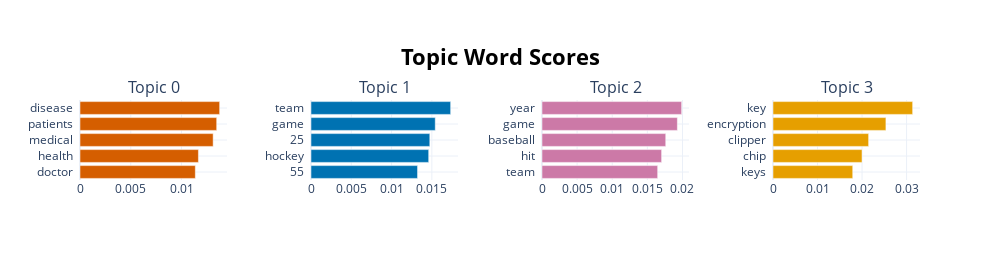

Notebook cell for this chart:
### Code cell
#model.get_topic(7)
print("total number of topics: {}".format(len(model.get_topic_freq())))
print(model.get_topic_info().head())
model.visualize_barchart(top_n_topics=4, height=200)

### Figure 1 — Plotly figure (JSON) as saved in the notebook; plotly's stock layout.template omitted (floating-point values rounded to 4 significant figures)
{"data": [{"marker": {"color": "#D55E00"}, "orientation": "h", "type": "bar", "x": [0.01136, 0.01166, 0.01311, 0.01346, 0.01375], "xaxis": "x", "y": ["doctor  ", "health  ", "medical  ", "patients  ", "disease  "], "yaxis": "y"}, {"marker": {"color": "#0072B2"}, "orientation": "h", "type": "bar", "x": [0.01322, 0.01461, 0.01474, 0.01542, 0.01733], "xaxis": "x2", "y": ["55  ", "hockey  ", "25  ", "game  ", "team  "], "yaxis": "y2"}, {"marker": {"color": "#CC79A7"}, "orientation": "h", "type": "bar", "x": [0.01647, 0.01703, 0.01762, 0.01927, 0.01989], "xaxis": "x3", "y": ["team  ", "hit  ", "baseball  ", "game  ", "year  "], "yaxis": "y3"}, {"marker": {"color": "#E69F00"}, "orientation": "h", "type": "bar", "x": [0.01791, 0.02, 0.02147, 0.02536, 0.03136], "xaxis": "x4", "y": ["keys  ", "chip  ", "clipper  ", "encryption  ", "key  "], "yaxis": "y4"}], "layout": {"annotations": [{"font": {"size": 16}, "showarrow": false, "text": "Topic 0", "x": 0.0875, "xanchor": "center", "xref": "paper", "y": 1, "yanchor": "bottom", "yref": "paper"}, {"font": {"size": 16}, "showarrow": false, "text": "Topic 1", "x": 0.3625, "xanchor": "center", "xref": "paper", "y": 1, "yanchor": "bottom", "yref": "paper"}, {"font": {"size": 16}, "showarrow": false, "text": "Topic 2", "x": 0.6375, "xanchor": "center", "xref": "paper", "y": 1, "yanchor": "bottom", "yref": "paper"}, {"font": {"size": 16}, "showarrow": false, "text": "Topic 3", "x": 0.9125, "xanchor": "center", "xref": "paper", "y": 1, "yanchor": "bottom", "yref": "paper"}], "height": 260, "hoverlabel": {"bgcolor": "white", "font": {"family": "Rockwell", "size": 16}}, "showlegend": false, "title": {"font": {"color": "Black", "size": 22}, "text": "<b>Topic Word Scores", "x": 0.5, "xanchor": "center", "yanchor": "top"}, "width": 1000, "xaxis": {"anchor": "y", "domain": [0, 0.175], "showgrid": true}, "xaxis2": {"anchor": "y2", "domain": [0.275, 0.45], "showgrid": true}, "xaxis3": {"anchor": "y3", "domain": [0.55, 0.725], "showgrid": true}, "xaxis4": {"anchor": "y4", "domain": [0.825, 1], "showgrid": true}, "yaxis": {"anchor": "x", "domain": [0, 1], "showgrid": true}, "yaxis2": {"anchor": "x2", "domain": [0, 1], "showgrid": true}, "yaxis3": {"anchor": "x3", "domain": [0, 1], "showgrid": true}, "yaxis4": {"anchor": "x4", "domain": [0, 1], "showgrid": true}}}
